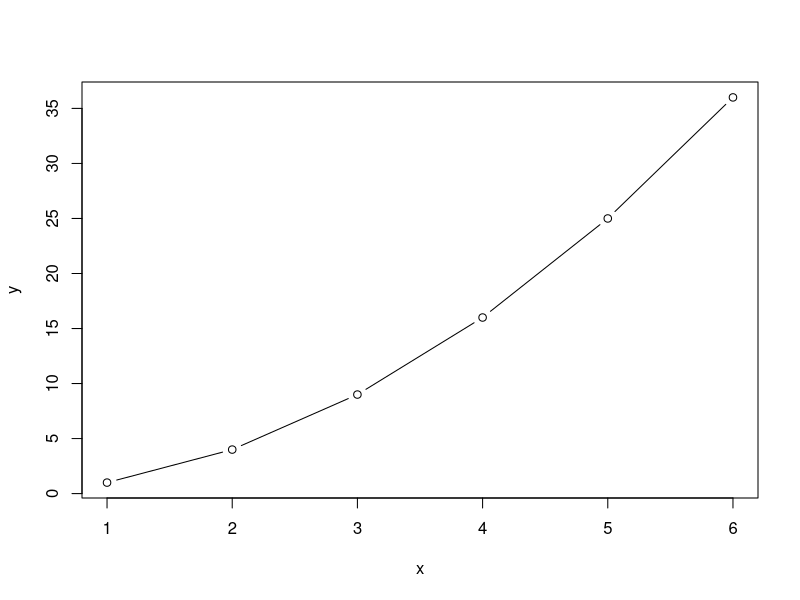

This figure's R source:
## ---- chunk 1
options(htmltools.dir.version = FALSE)
## ---- chunk 2
x <- 1:6  # Create vector.
y <- x^2  # Create vector by formula.
plot(x,y,type = "b")
